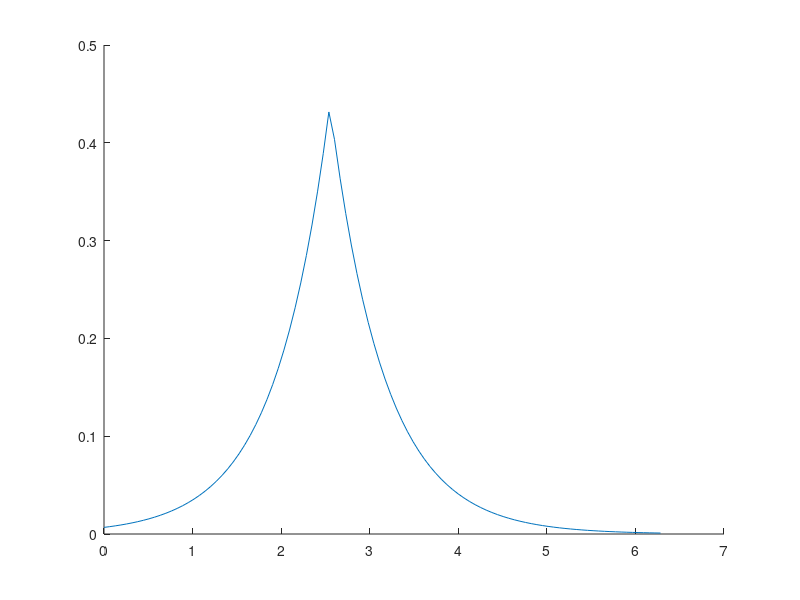
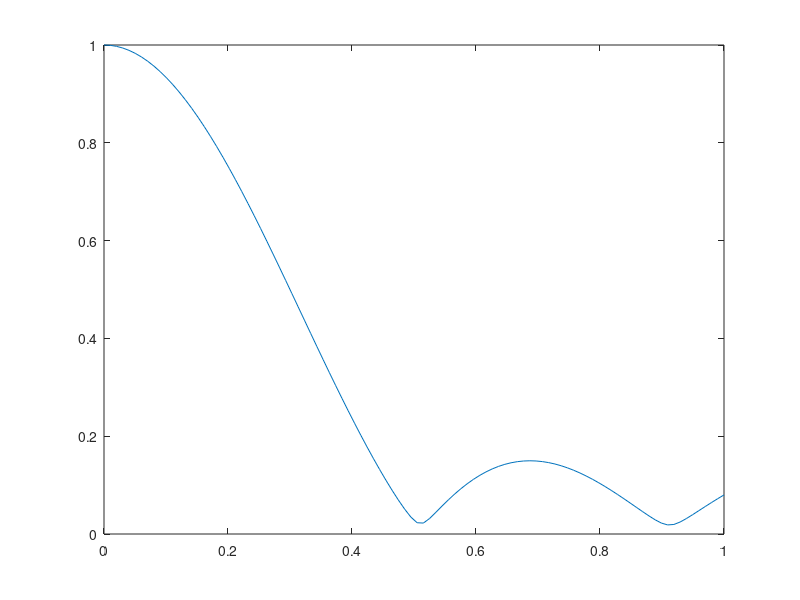
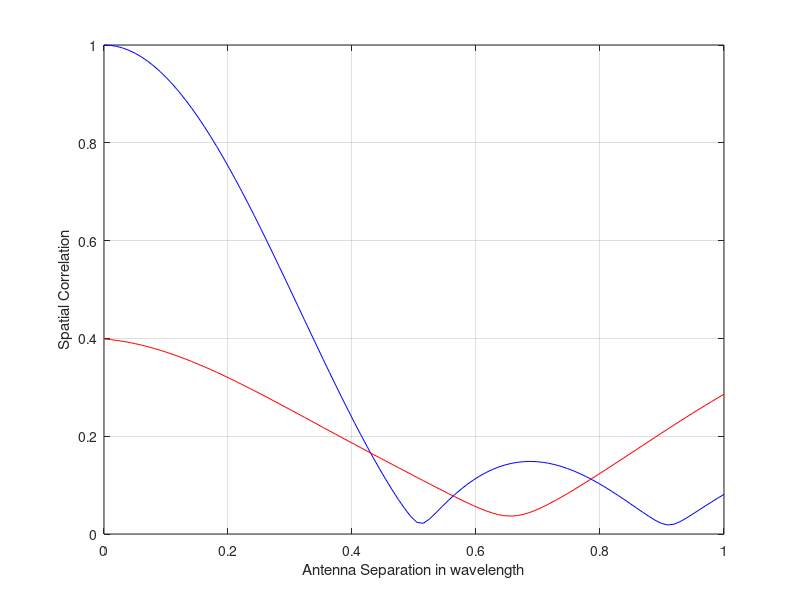
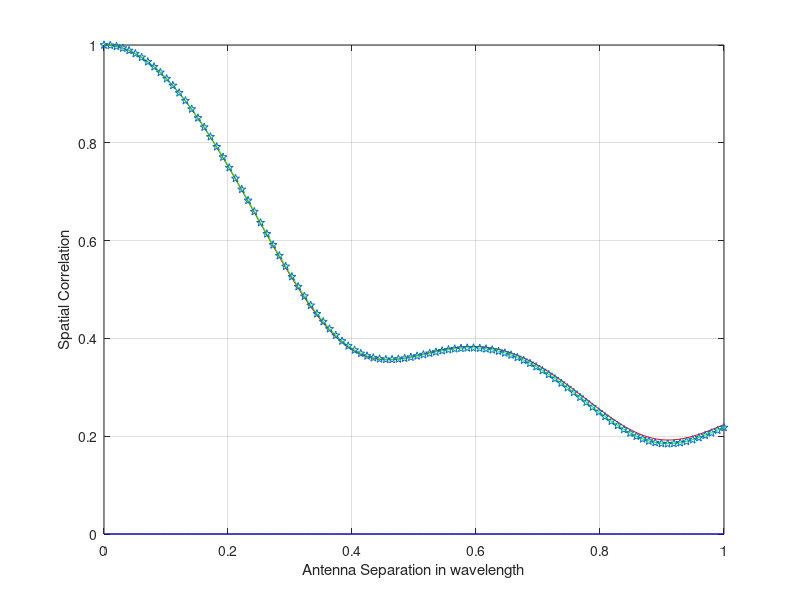

MATLAB code for these plots, in order:
%%
%generate Laplace distribution
ideal_phi = linspace(0,2*pi,100);
miu = [0.7,-13.2,146.1,-30.5,-11.4,-1.1]*pi/180;b = 35*pi/180;
figure;hold on;
for i = 3:3
    Lap(i,:) =(1/(2*b))*exp(-abs(ideal_phi-miu(i))/b);
    % integral(Lap,-pi,pi)
    % plot(x,Lap(i,:));
end
pow = [-3,-4.3,-5.7,-7.3,-9,-11.4];
amp = 10.^(pow/10);
amp = amp./max(amp);
for i = 3:3
    LAP(i,:) = amp(i).*Lap(i,:);
    plot(ideal_phi,LAP(i,:));
end
Lap_fin = sum(LAP); Lap_fin = Lap_fin/sum(Lap_fin);
%%
fc = 2.535e8;
c = 3e8;
lambda = c/fc;
d = linspace(0,lambda,100);

phi_a = 0*pi/180;
scenario = 'micro';

if isequal(scenario,'test')
    AOA = -22.5*pi/180;AS = 35*pi/180;
    PAS =@(x) (1/(2*AS))*(exp(-abs(x-AOA)/AS));
end
if isequal(scenario,'micro')
    % % SCME urban micro-cell
    AOA = [0.7,-13.2,146.1,-30.5,-11.4,-1.1]*pi/180;AS = 35*pi/180;phi_a = 0*pi/180;
    pow = [-3,-4.3,-5.7,-7.3,-9,-11.4];
    amp = 10.^(pow/10);
    A = amp./max(amp);
    PAS =@(x) (1/(2*AS))*(A(1)*exp(-abs(x-AOA(1))/AS)+A(2)*exp(-abs(x-AOA(2))/AS)+A(3)*exp(-abs(x-AOA(3))/AS)+...
        A(4)*exp(-abs(x-AOA(4))/AS)+A(5)*exp(-abs(x-AOA(5))/AS)+A(6)*exp(-abs(x-AOA(6))/AS));
elseif isequal(scenario,'macro')
    % %SCME urban macro-cell
    AOA = [65.7,45.6,143.2,32.5,-91.1,-19.2]*pi/180;AS = 35*pi/180;phi_a = 0*pi/180;
    pow = [-3,-5.2,-4.7,-8.2,-12.1,-15.5];
    amp = 10.^(pow/10);
    A = amp./max(amp);
    PAS =@(x) (1/(2*AS))*(A(1)*exp(-abs(x-AOA(1))/AS)+A(2)*exp(-abs(x-AOA(2))/AS)+A(3)*exp(-abs(x-AOA(3))/AS)+...
        A(4)*exp(-abs(x-AOA(4))/AS)+A(5)*exp(-abs(x-AOA(5))/AS)+A(6)*exp(-abs(x-AOA(6))/AS));
end

spatial = zeros(1,length(d));
sum_PAS = integral(PAS,-pi,pi);
for i = 1:100
    fun_int = @(phi_p) exp(-1i*2*pi*(d(i)/lambda)*sin(phi_p - phi_a)).*PAS(phi_p)/sum_PAS;
    spatial(i) = integral(fun_int,-pi,pi);
end

figure;plot(d/lambda,abs(spatial));
% grid on;

%%
%PAS continous->distrete
fc = 2.535e9;
c = 3e8;
lambda = c/fc;
d = linspace(0,lambda,100);
ideal_phi = linspace(-pi,pi,180);
PAS = zeros(1,length(ideal_phi));

real_phi = linspace(-pi,pi,18);
real_PAS = zeros(1,length(real_phi));

rate = length(ideal_phi)/length(real_phi);

phi_a = 0*pi/180;
scenario = 'micro';

switch scenario
    case 'test'
        AOA = -22.5*pi/180;AS = 35*pi/180;
        pow = 0;
        
    case 'micro'
        % % SCME urban micro-cell
        AOA = [0.7,-13.2,146.1,-30.5,-11.4,-1.1]*pi/180;AS = 35*pi/180;
        pow = [-3,-4.3,-5.7,-7.3,-9,-11.4];
        
    case 'macro'
        % %SCME urban macro-cell
        AOA = [65.7,45.6,143.2,32.5,-91.1,-19.2]*pi/180;AS = 35*pi/180;
        pow = [-3,-5.2,-4.7,-8.2,-12.1,-15.5];
        
    otherwise
        error('wrong scenario.');
end

%ideal scenario
amp = 10.^(pow/10);
A = amp./max(amp);
for i = 1:length(ideal_phi)
    for j = 1:length(AOA)
        PAS(i) = PAS(i) + A(j)*(1/(2*AS))*(exp(-abs(ideal_phi(i)-AOA(j))/AS));
    end
end

%real probe scenario
for i = 1:length(real_phi)
    %     for j = 1:length(AOA)
    %         real_PAS(i) = real_PAS(i) + A(j)*(1/(2*AS))*(exp(-abs(real_phi(i)-AOA(j))/AS));
    %     end
    
    real_PAS(i) = sum(PAS(rate*(i-1)+1:rate*i))/rate;
    real_phi(i) = sum(ideal_phi(rate*(i-1)+1:rate*i))/rate;
end

spatial = zeros(2,length(d));
% sum_PAS = integral(PAS,-pi,pi);
sum_PAS = sum(PAS);
real_sum_PAS = sum(real_PAS);
error_tk = 1e-9*randn(1,length(real_phi));
% error_tk = zeros(1,length(real_phi));
for i = 1:length(d)
    for j = 1:length(ideal_phi)
        spatial(1,i) = spatial(1,i) + exp(-1i*2*pi*(d(i)/lambda)*sin(ideal_phi(j) - phi_a)).*PAS(j)/sum_PAS;
    end
    
    for k = 1:length(real_phi)
        tau(k) = d(i)*sin(real_phi(k)-phi_a)/c;
        spatial(2,i) = spatial(2,i) + exp(-1i*2*pi*fc * (tau(k) + error_tk(k)) ).*real_PAS(k)/real_sum_PAS;
    end
end

% stat = sqrt(sum((abs(spatial(2,:)-spatial(1,:)).^2))/length(spatial(1,:)))
stat = sum(abs(spatial(2,:)-spatial(1,:)))/length(spatial(1,:))

figure;plot(d/lambda,abs(spatial(1,:)),'b');
hold on;
plot(d/lambda,abs(spatial(2,:)),'r');
axis([0 1 0 1]);
xlabel('Antenna Separation in wavelength');
ylabel('Spatial Correlation')
grid on;

%%
%test with h1 h2 without the euqalation of saptial correlation
%using three method generate spatial correlation:
%   1. traditional formula method
%   2. numberical calculation method
%   3. simulation two antennas with circle method
clear;
fc = 2.535e9;
c = 3e8;
lambda = c/fc;
d = linspace(0,lambda,100);
new_d = linspace(0,lambda/2,100);
ideal_phi = linspace(-pi,pi,180);
PAS = zeros(1,length(ideal_phi));

real_phi = linspace(-pi,pi,18);
real_PAS = zeros(1,length(real_phi));

rate = length(ideal_phi)/length(real_phi);

phi_a = 30*pi/180;
scenario = 'macro';

switch scenario
    case 'test'
        AOA = -22.5*pi/180;AS = 35*pi/180;
        pow = 0;
        
    case 'micro'
        % % SCME urban micro-cell
        AOA = [0.7,-13.2,146.1,-30.5,-11.4,-1.1]*pi/180;AS = 35*pi/180;
        pow = [-3,-4.3,-5.7,-7.3,-9,-11.4];
        
    case 'macro'
        % %SCME urban macro-cell
        AOA = [65.7,45.6,143.2,32.5,-91.1,-19.2]*pi/180;AS = 35*pi/180;
        pow = [-3,-5.2,-4.7,-8.2,-12.1,-15.5];
        
    otherwise
        error('wrong scenario.');
end

%ideal scenario
amp = 10.^(pow/10);
A = amp./max(amp);
for i = 1:length(ideal_phi)
    for j = 1:length(AOA)
        PAS(i) = PAS(i) + A(j)*(1/(2*AS))*(exp(-abs(ideal_phi(i)-AOA(j))/AS));
    end
end

%real probe scenario
for i = 1:length(real_phi)
    real_PAS(i) = sum(PAS(rate*(i-1)+1:rate*i))/rate;
    real_phi(i) = sum(ideal_phi(rate*(i-1)+1:rate*i))/rate;
end

spatial = zeros(2,length(d));
% beta = -pi + (pi--pi).*rand(1,length(ideal_phi));
% beta = -pi + (pi--pi).*rand(1);
beta = 0;
alpha = 1;

%using for normalized PAS
sum_PAS = sum(PAS);
real_sum_PAS = sum(real_PAS);

%random error
% error_tk = 1e-11*randn(1,length(real_phi));
error_tk = zeros(1,length(real_phi));


%using numberical method calculate the spatial correlation
spatial_num = zeros(length(d),1);

%simulate radius of circle
r = 1;

for i = 1:length(d)
    %simulate spatial correlation using two antennas with circle
    for j = 1:length(ideal_phi)
        phi_1 = (ideal_phi(j) - phi_a);
        phi_2 = pi - phi_1;
        d_1(j) = sqrt( r^2 + new_d(i)^2 - 2*new_d(i)*r*cos( phi_1 + pi/2 ) );
        d_2(j) = sqrt( r^2 + new_d(i)^2 - 2*new_d(i)*r*cos( phi_2 - pi/2 ) );
        delta_d(j) = d_2(j) - d_1(j);
        h_new_1(i,j) = alpha*exp(1j*(beta)).*sqrt(PAS(j)/sum_PAS);
        h_new_2(i,j) = alpha*exp(1j*(beta + 2*pi*delta_d(j)/lambda)).*sqrt(PAS(j)/sum_PAS);
    end
    spatial_circle(i) = sum(h_new_1(i,:).*conj(h_new_2(i,:)));
    
    %using numberical method calculate the spatial correlation
    for j = 1:length(ideal_phi)
        h(i,1,j) = alpha*exp(1j*(beta)).*sqrt(PAS(j)/sum_PAS);
        h(i,2,j) = alpha*exp(1j*(beta + 2*pi*(2*new_d(i)/lambda) * cos((pi/2-ideal_phi(j)) + phi_a) ) ).*sqrt(PAS(j)/sum_PAS);
    end
    h1_cal = reshape(h(i,1,:),1,length(PAS));
    h2_cal = reshape(conj(h(i,2,:)),1,length(PAS));
    spatial_num(i,:) = sum(h1_cal.*h2_cal);
    
    %using traditional method(ideally equation) calculate
    for k = 1:length(real_phi)
        tau(k) = d(i)*sin(real_phi(k)-phi_a)/c;
        spatial(2,i) = spatial(2,i) + exp(-1i*2*pi*fc * (tau(k) + error_tk(k)) ).*real_PAS(k)/real_sum_PAS;
    end
end

%calculate the statistical error
% stat = sum(abs(spatial(2,:)-spatial(1,:)))/length(spatial(1,:))

%plot spatial correlation
figure;plot(d/lambda,abs(spatial(1,:)),'b');
hold on;
plot(d/lambda,abs(spatial(2,:)),'r');
plot(d/lambda,abs(spatial_num),'g');
plot(d/lambda,abs(spatial_circle),'p');
axis([0 1 0 1]);
xlabel('Antenna Separation in wavelength');
ylabel('Spatial Correlation')
grid on;
%%
%test with h1 h2 without the euqalation of saptial correlation
%using three method generate spatial correlation:
%   1. traditional formula method
%   2. numberical calculation method
%   3. simulation two antennas with circle method
%   4. add signal transfer based method_3
clear;
fc = 2.535e9;
c = 3e8;
lambda = c/fc;
d = linspace(0,lambda,100);
new_d = linspace(0,lambda/2,100);
ideal_phi = linspace(-pi,pi,180);
PAS = zeros(1,length(ideal_phi));

real_phi = linspace(-pi,pi,18);
real_PAS = zeros(1,length(real_phi));

rate = length(ideal_phi)/length(real_phi);

phi_a = 0*pi/180;
scenario = 'micro';

switch scenario
    case 'test'
        AOA = -22.5*pi/180;AS = 35*pi/180;
        pow = 0;
        
    case 'micro'
        % % SCME urban micro-cell
        AOA = [0.7,-13.2,146.1,-30.5,-11.4,-1.1]*pi/180;AS = 35*pi/180;
        pow = [-3,-4.3,-5.7,-7.3,-9,-11.4];
        
    case 'macro'
        % %SCME urban macro-cell
        AOA = [65.7,45.6,143.2,32.5,-91.1,-19.2]*pi/180;AS = 35*pi/180;
        pow = [-3,-5.2,-4.7,-8.2,-12.1,-15.5];
        
    otherwise
        error('wrong scenario.');
end

%ideal scenario
amp = 10.^(pow/10);
A = amp./max(amp);
for i = 1:length(ideal_phi)
    for j = 1:length(AOA)
        PAS(i) = PAS(i) + A(j)*(1/(2*AS))*(exp(-abs(ideal_phi(i)-AOA(j))/AS));
    end
end

%real probe scenario
for i = 1:length(real_phi)
    real_PAS(i) = sum(PAS(rate*(i-1)+1:rate*i))/rate;
    real_phi(i) = sum(ideal_phi(rate*(i-1)+1:rate*i))/rate;
end

spatial = zeros(2,length(d));
% beta = -pi + (pi--pi).*rand(1,length(ideal_phi));
% beta = -pi + (pi--pi).*rand(1);
beta = 0;
alpha = 1;

%using for normalized PAS
sum_PAS = sum(PAS);
real_sum_PAS = sum(real_PAS);

%random error
% error_tk = 1e-11*randn(1,length(real_phi));
error_tk = zeros(1,length(ideal_phi));


%using numberical method calculate the spatial correlation
spatial_num = zeros(length(d),1);

%simulate radius of circle
r = 0.8;

t = linspace(0,1e-5,100);
sig = exp(1i*2*pi*fc*t);
rx_1 = repmat(1+1j,length(d),length(ideal_phi),length(sig));
rx_2 = repmat(1+1j,length(d),length(ideal_phi),length(sig));

for i = 1:length(d)
    %simulate spatial correlation using two antennas with circle
    for j = 1:length(ideal_phi)
        phi_1 = (ideal_phi(j) - phi_a);
        phi_2 = pi - phi_1;
        d_1(i,j) = sqrt( r^2 + new_d(i)^2 - 2*new_d(i)*r*cos( phi_1 + pi/2 ) );
        d_2(i,j) = sqrt( r^2 + new_d(i)^2 - 2*new_d(i)*r*cos( phi_2 - pi/2 ) );
        delta_d(i,j) = d_2(i,j) - d_1(i,j);
        h_new_1(i,j) = alpha*exp(1j*(beta)).*sqrt(PAS(j)/sum_PAS);
        h_new_2(i,j) = alpha*exp(1j*(beta + 2*pi*delta_d(i,j)/lambda)).*sqrt(PAS(j)/sum_PAS);
        rx_1(i,j,:) = h_new_1(i,j)*sig;
        rx_2(i,j,:) = h_new_2(i,j)*sig;
        
        %choose max point to represent the signal sequence by fft
%         rx_1_fft = fft(rx_1(i,j,:));
%         [v,p] = max(abs(rx_1_fft));
%         r1(i,j) = rx_1_fft(p);
%         
%         rx_2_fft = fft(rx_2(i,j,:));
%         [v,p] = max(abs(rx_2_fft));
%         r2(i,j) = rx_2_fft(p);
    end
    
%     spatial_circle_sig(i) = sum(r1(i,:).*conj(r2(i,:)))/sum(r1(1,:).*conj(r2(1,:)));
    
    %randomly choose one point in signal sequence. "100" is chosen randomly
    num = randi([1,length(d)],1);
    spatial_circle_sig(i) = sum(rx_1(i,:,num).*conj(rx_2(i,:,num)));
    
    spatial_circle(i) = sum(h_new_1(i,:).*conj(h_new_2(i,:)));
    
    %using numberical method calculate the spatial correlation
    for j = 1:length(ideal_phi)
        h(i,1,j) = alpha*exp(1j*(beta)).*sqrt(PAS(j)/sum_PAS);
        h(i,2,j) = alpha*exp(1j*(beta + 2*pi*(2*new_d(i)/lambda) * cos((pi/2-ideal_phi(j)) + phi_a) ) ).*sqrt(PAS(j)/sum_PAS);
    end
    h1_cal = reshape(h(i,1,:),1,length(PAS));
    h2_cal = reshape(conj(h(i,2,:)),1,length(PAS));
    spatial_num(i,:) = sum(h1_cal.*h2_cal);
    
    %using traditional method(ideally equation) calculate
    for k = 1:length(ideal_phi)
        tau(k) = d(i)*sin(ideal_phi(k)-phi_a)/c;
        spatial(2,i) = spatial(2,i) + exp(-1i*2*pi*fc * (tau(k) + error_tk(k)) ).*PAS(k)/sum_PAS;
    end
end

%calculate the statistical error
% stat = sum(abs(spatial(2,:)-spatial(1,:)))/length(spatial(1,:))

%plot spatial correlation
figure;
%plot(d/lambda,abs(spatial(1,:)),'b');
hold on;
plot(d/lambda,abs(spatial(2,:)),'r');
plot(d/lambda,abs(spatial_num),'g');
plot(d/lambda,abs(spatial_circle),'y');
plot(d/lambda,abs(spatial_circle_sig),'b');
axis([0 1 0 1]);
xlabel('Antenna Separation in wavelength');
ylabel('Spatial Correlation');
grid on;
legend('theo equation','theo num','sim circle h','sim circle sig');